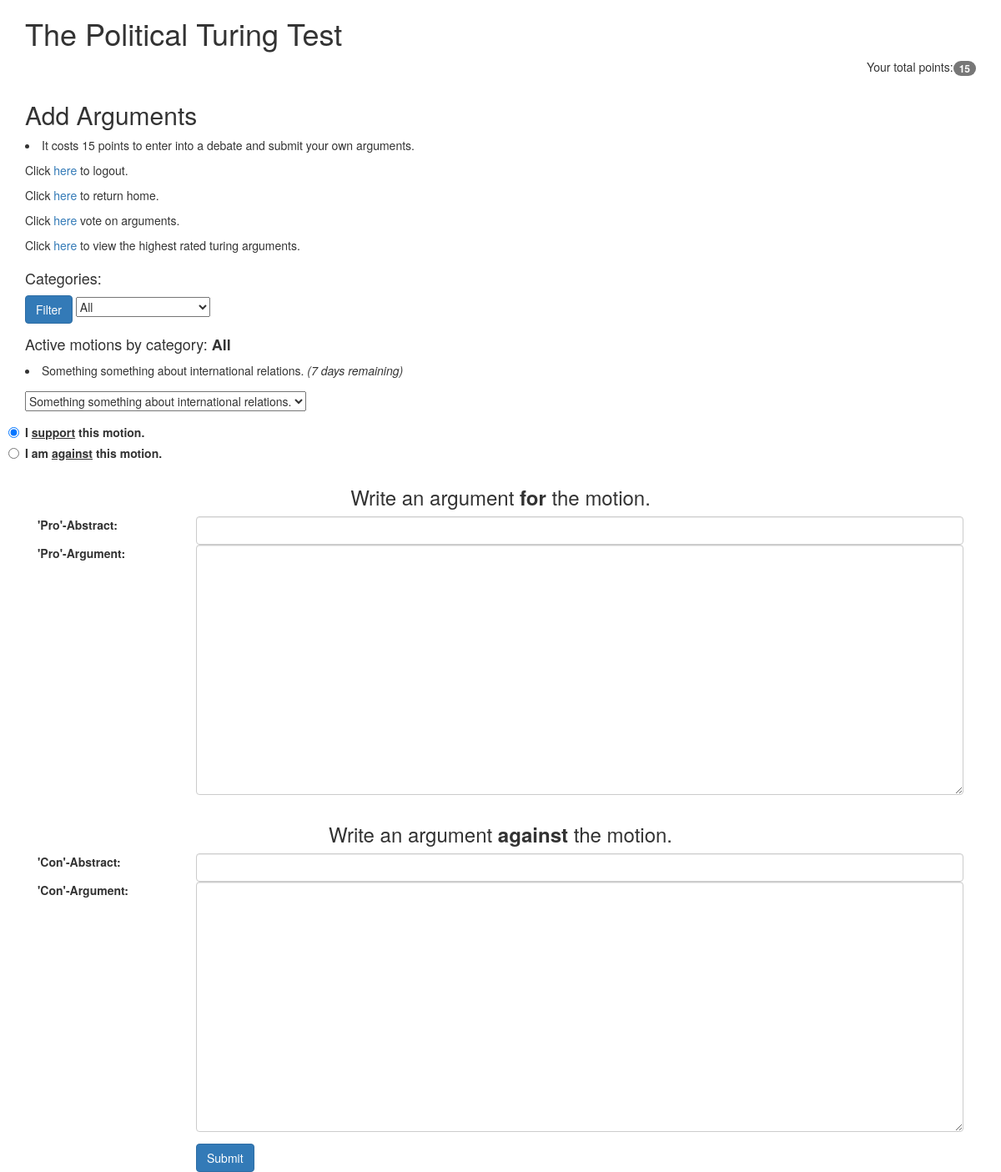
The app's page /arguments (signed in) with its own data.
### models.py (models this page shows, shortened)
class Topic(db.Model):
    __tablename__ = "topics"
    id = db.Column(db.Integer, primary_key=True)
    category = db.Column(db.String, nullable=False)
    topic = db.Column(db.String, nullable=False)
    author_id = db.Column(db.Integer, ForeignKey('users.id'))
    created_date = db.Column(db.Date, default=datetime.date.today)
    status = db.Column(db.Boolean, nullable=False)
    def days_left(self):
        days_remaining = 100 - (datetime.date.today() - self.created_date).days
        if days_remaining > 1 and self.status == True:
            return "{int} days remaining".format(int = days_remaining)
        elif days_remaining == 1 and self.status == True:
            return "*1 day remaining*"
        else:
            return "Closed on {close_date}".format(close_date = self.created_date - datetime.timedelta(days = 10))

### app.py (the view)
@app.route('/arguments', methods=['GET'])
@login_required
def get_arguments():
    user_points = get_user_points()
    update_topic_status()
    category_filter = request.args.get('category_value', 'all')
    categories = db.session.query(Topic.category).distinct()
    user_motions = Motion.query.filter_by(user_id = session['user_id']).all()
    user_topics = [motion.topic_id for motion in user_motions]
    if category_filter == 'all':
        motions = db.session.query(Topic).filter(~ Topic.id.in_(user_topics), Topic.status == True)
        category_header = "All"
    else:
        motions = db.session.query(Topic).filter(~ Topic.id.in_(user_topics), Topic.category == category_filter, Topic.status == True)
        category_header = category_filter
    topics = db.session.query(func.count(Topic.id)).filter_by(status = True).all()[0][0]
    randnum = random.choice(range(1, topics + 1))
    return render_template('arguments.html', category_header = category_header, categories=categories, motions=motions, randnum=randnum, user_points=user_points)

### app.py (called while the page is built)
def login_required(f):
    @wraps(f)
    def wrap(*args, **kwargs):
        if 'logged_in' in session:
            return f(*args, **kwargs)
        else:
            flash('You need to login first.')
            return redirect(url_for('login'))
    return wrap

def get_user_points():
    user = User.query.filter_by(id=session['user_id'])
    return int(user[0].points)

def update_topic_status():
    active_topics = db.session.query(Topic).filter_by(status = True).all()
    for topic in active_topics:
        if "Closed" in topic.days_left():
            updated_topic = Topic.query.get(topic.id)
            updated_topic.status = False
            db.session.commit()

### templates/arguments.html (shortened to what this page needs)
<html>
  <head>
    <link href="static/bootstrap.min.css" rel="stylesheet" media="screen">
  </head>
  <body>
    <div class="container">
      <h1>The Political Turing Test</h1>
      {% if session['logged_in'] %}
      <p align="right">
        Your total points:<span class="badge">{{ user_points }}</span></a><br>
      </p>
      {% endif %}
    </div>
    <div class="container">
      <h2>Add Arguments</h2>
      <li>It costs 15 points to enter into a debate and submit your own arguments. </li>
    </div>
    <div class="container">
    </div>
    <div class="container">
      <p>Click <a href="/logout">here</a> to logout.</p>
      <p>Click <a href="/">here</a> to return home.</p>
      <p>Click <a href="/voting/{{ randnum }}">here</a> vote on arguments.</p>
      <p>Click <a href="/turingarguments/topic/{{ randnum }}/topscoring">here</a> to view the highest rated turing arguments.</p>
    </div>
    <div class="container">
      <form action="" method="get">
        <h4>Categories:</h4>
        <div class="form-group">
          <button class="btn btn-primary" type="submit">Filter</button>
          <select name="category_value">
            <option value="all">All</option>
          </select>
        </div>
      </form>
      <form action="" method="post">
        <div class="form-group">
          <h4>Active motions by category: <strong>{{ category_header }}</strong></h4>
          {% for motion in motions %}
          <li>{{ motion.topic }} <i>({{ motion.days_left() }})</i></li>
          {% endfor %}
        </div>
        <div class="form-group">
          <select name="motion_value">
            {% for motion in motions %}
            <option value="{{ motion.topic }}">{{ motion.topic }}</option>
            {% endfor %}
          </select>
        </div>
        <label class="radio">
          <input type="radio" name="user_stance" id="optionsRadios1" value="pro" checked>
          I <u>support</u> this motion.
        </label>
        <label class="radio">
          <input type="radio" name="user_stance" id="optionsRadios2" value="con">
          I am <u>against</u> this motion.
         </label>
        <div class="form-group argument-box clearfix">
          <h3 class="argument-box-header">Write an argument <strong>for</strong> the motion.</h3>
          <label for="title" class="col-sm-2 control-label">'Pro'-Abstract:</label>
          <div class="col-sm-10">
            <input class="form-control" id="abstract" name="abstract" type="text" value="{{ request.form.abstract }}">
          </div>
          <label for="Content" class="col-sm-2 control-label">'Pro'-Argument:</label>
          <div class="col-sm-10">
            <textarea class="form-control" id="argument" name="argument" style="height: 300px;">{{ request.form.argument }}</textarea>
          </div>
        </div>
        <div class="form-group argument-box clearfix">
          <h3 class="argument-box-header">Write an argument <strong>against</strong> the motion.</h3>
          <label for="title" class="col-sm-2 control-label">'Con'-Abstract:</label>
          <div class="col-sm-10">
            <input class="form-control" id="abstract1" name="abstract1" type="text" value="{{ request.form.abstract1 }}">
          </div>
          <label for="Content" class="col-sm-2 control-label">'Con'-Argument:</label>
          <div class="col-sm-10">
            <textarea class="form-control" id="argument1" name="argument1" style="height: 300px;">{{ request.form.argument1 }}</textarea>
          </div>
        </div>
        <div class="form-group">
          <div class="col-sm-offset-2 col-sm-10">
            <button class="btn btn-primary" type="submit">Submit</button>
          </div>
        </div>
      </form>
    </div>
  </body>
</html>

### templates/arguments.html (style rules this page uses)
.argument-box { margin-bottom: 1em; }
.argument-box-header { text-align: center; }

### records on screen
Topic: topic "Something something about international relations.", days_left "7 days remaining"

### other values on screen
{{ user_points }} "15"
{{ category_header }} "All"
form field motion_value "Something something about international relations."
